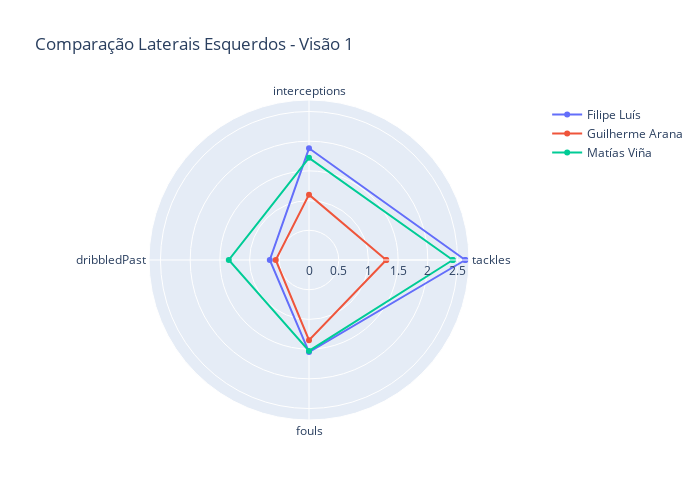

Source (notebook cell):
### Code cell
categories = labelslat1[1:]
categories = [*categories, categories[0]]

players = df_le_vw1.values.tolist()

player_1 = players[0][1:]
player_1 = [*player_1, player_1[0]]
player_2 = players[1][1:]
player_2 = [*player_2, player_2[0]]
player_3 = players[2][1:]
player_3 = [*player_3, player_3[0]]

fig = go.Figure(
    data = [ go.Scatterpolar(r=player_1, theta = categories, name = players[0][0]),
             go.Scatterpolar(r=player_2, theta = categories, name = players[1][0]),
             go.Scatterpolar(r=player_3, theta = categories, name = players[2][0])],
    layout = go.Layout(
    autosize = False,
    width = 700,
    height = 500,
    title=go.layout.Title(text = 'Comparação Laterais Esquerdos - Visão 1'),
    polar = {'radialaxis':{'visible':True}},
    showlegend = True)
)

pyo.iplot(fig)

### Figure 1 — Plotly figure (JSON) as saved in the notebook; plotly's stock layout.template omitted (floating-point values rounded to 4 significant figures)
{"data": [{"name": "Filipe Luís", "r": [2.63, 1.88, 0.66, 1.55, 2.63], "theta": ["tackles", "interceptions", "dribbledPast", "fouls", "tackles"], "type": "scatterpolar"}, {"name": "Guilherme Arana", "r": [1.3, 1.1, 0.56, 1.35, 1.3], "theta": ["tackles", "interceptions", "dribbledPast", "fouls", "tackles"], "type": "scatterpolar"}, {"name": "Matías Viña", "r": [2.42, 1.72, 1.35, 1.53, 2.42], "theta": ["tackles", "interceptions", "dribbledPast", "fouls", "tackles"], "type": "scatterpolar"}], "layout": {"autosize": false, "height": 500, "polar": {"radialaxis": {"visible": true}}, "showlegend": true, "title": {"text": "Comparação Laterais Esquerdos - Visão 1"}, "width": 700}}
